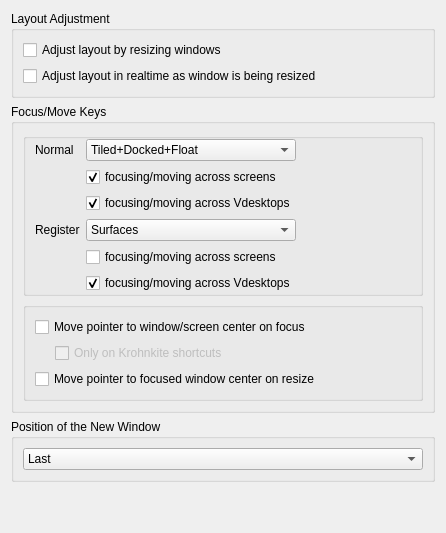
     <widget class="QWidget" name="_4_behaviorTab">
      <attribute name="title">
       <string>Behavior</string>
      </attribute>
      <layout class="QVBoxLayout" name="verticalLayout_6">
       <item>
        <widget class="QGroupBox" name="GB_1_layoutAdjustment">
         <property name="title">
          <string>Layout Adjustment</string>
         </property>
         <layout class="QVBoxLayout" name="verticalLayout_7">
          <item>
           <widget class="QCheckBox" name="kcfg_adjustLayout">
            <property name="toolTip">
             <string>Resizing window will cause layout to be adjusted. The actual behaviour might differ based on layout in use.</string>
            </property>
            <property name="text">
             <string>Adjust layout by resizing windows</string>
            </property>
           </widget>
          </item>
          <item>
           <widget class="QCheckBox" name="kcfg_adjustLayoutLive">
            <property name="toolTip">
             <string>If enabled, resizing window will immediately adjust layout. If disabled, layout will be adjusted *after* window resizing is over.</string>
            </property>
            <property name="text">
             <string>Adjust layout in realtime as window is being resized</string>
            </property>
           </widget>
          </item>
         </layout>
        </widget>
       </item>
       <item>
        <widget class="QGroupBox" name="groupBox">
         <property name="title">
          <string>Focus/Move Keys</string>
         </property>
         <layout class="QVBoxLayout" name="verticalLayout_15">
          <item>
           <widget class="QGroupBox" name="groupBox_2">
            <property name="title">
             <string/>
            </property>
            <property name="flat">
             <bool>true</bool>
            </property>
            <layout class="QGridLayout" name="gridLayout_34">
             <property name="topMargin">
              <number>0</number>
             </property>
             <property name="bottomMargin">
              <number>0</number>
             </property>
             <item row="2" column="1">
              <widget class="QCheckBox" name="kcfg_focusMoveVDesktopsNormal">
               <property name="sizePolicy">
                <sizepolicy hsizetype="Fixed" vsizetype="Fixed">
                 <horstretch>0</horstretch>
                 <verstretch>0</verstretch>
                </sizepolicy>
               </property>
               <property name="text">
                <string>focusing/moving across Vdesktops</string>
               </property>
               <property name="checked">
                <bool>true</bool>
               </property>
              </widget>
             </item>
             <item row="3" column="0">
              <widget class="QLabel" name="label_63">
               <property name="text">
                <string>Register</string>
               </property>
               <property name="margin">
                <number>0</number>
               </property>
              </widget>
             </item>
             <item row="4" column="1">
              <widget class="QCheckBox" name="kcfg_focusMoveScreensMeta">
               <property name="text">
                <string>focusing/moving across screens</string>
               </property>
               <property name="checked">
                <bool>false</bool>
               </property>
              </widget>
             </item>
             <item row="5" column="1">
              <widget class="QCheckBox" name="kcfg_focusMoveVDesktopsMeta">
               <property name="text">
                <string>focusing/moving across Vdesktops</string>
               </property>
               <property name="checked">
                <bool>true</bool>
               </property>
              </widget>
             </item>
             <item row="0" column="0">
              <widget class="QLabel" name="label_62">
               <property name="text">
                <string>Normal</string>
               </property>
              </widget>
             </item>
             <item row="0" column="1">
              <widget class="QComboBox" name="kcfg_focusNormal">
               <property name="toolTip">
                <string>&lt;html&gt;&lt;head/&gt;&lt;body&gt;&lt;p&gt;What types of window can be focused/moved using Krohnkite's focus/move keys. &lt;/p&gt;&lt;p&gt;&lt;span style=&quot; font-weight:700;&quot;&gt;Special : focus up - &lt;/span&gt;walk on screens. &lt;span style=&quot; font-weight:700;&quot;&gt;focus down - &lt;/span&gt;walk on all the windows, even those that are not managed and registered by Krohnkite. &lt;span style=&quot; font-weight:700;&quot;&gt;focus left/right - &lt;/span&gt;walk on Virtual Desktops.&lt;/p&gt;&lt;/body&gt;&lt;/html&gt;</string>
               </property>
               <item>
                <property name="text">
                 <string>Tiled+Docked+Float</string>
                </property>
               </item>
               <item>
                <property name="text">
                 <string>Surfaces</string>
                </property>
               </item>
               <item>
                <property name="text">
                 <string>Tiled</string>
                </property>
               </item>
               <item>
                <property name="text">
                 <string>Float</string>
                </property>
               </item>
               <item>
                <property name="text">
                 <string>Docked</string>
                </property>
               </item>
               <item>
                <property name="text">
                 <string>Tiled+Float</string>
                </property>
               </item>
               <item>
                <property name="text">
                 <string>Tiled+Docked</string>
                </property>
               </item>
               <item>
                <property name="text">
                 <string>Float+Docked</string>
                </property>
               </item>
               <item>
                <property name="text">
                 <string>Special</string>
                </property>
               </item>
              </widget>
             </item>
             <item row="3" column="1">
              <widget class="QComboBox" name="kcfg_focusMeta">
               <property name="toolTip">
                <string>&lt;html&gt;&lt;head/&gt;&lt;body&gt;&lt;p&gt;What types of window can be focused/moved using Krohnkite's focus/move keys in meta Mode. &lt;/p&gt;&lt;p&gt;Meta shortcuts: &lt;span style=&quot; font-weight:700;&quot;&gt;MetaFocusLeft&lt;/span&gt;, &lt;span style=&quot; font-weight:700;&quot;&gt;MetaFocusRight&lt;/span&gt;, &lt;span style=&quot; font-weight:700;&quot;&gt;MetaFocusUp&lt;/span&gt;, &lt;span style=&quot; font-weight:700;&quot;&gt;MetaFocusDown&lt;/span&gt;&lt;/p&gt;&lt;p&gt;These Meta Shortcuts have configured on the same Focus keys. Can be overridden in Krohnkite Meta Mode configuration settings (see wiki).&lt;/p&gt;&lt;p&gt;&lt;span style=&quot; font-weight:700;&quot;&gt;Special : focus up - &lt;/span&gt;walk on screens. &lt;span style=&quot; font-weight:700;&quot;&gt;focus down - &lt;/span&gt;walk on all the windows, even those that are not managed and registered by Krohnkite. &lt;span style=&quot; font-weight:700;&quot;&gt;focus left/right - &lt;/span&gt;walk on Virtual Desktops.&lt;/p&gt;&lt;/body&gt;&lt;/html&gt;</string>
               </property>
               <property name="currentIndex">
                <number>1</number>
               </property>
               <item>
                <property name="text">
                 <string>Tiled+Docked+Float</string>
                </property>
               </item>
               <item>
                <property name="text">
                 <string>Surfaces</string>
                </property>
               </item>
               <item>
                <property name="text">
                 <string>Tiled</string>
                </property>
               </item>
               <item>
                <property name="text">
                 <string>Float</string>
                </property>
               </item>
               <item>
                <property name="text">
                 <string>Docked</string>
                </property>
               </item>
               <item>
                <property name="text">
                 <string>Tiled+Float</string>
                </property>
               </item>
               <item>
                <property name="text">
                 <string>Tiled+Docked</string>
                </property>
               </item>
               <item>
                <property name="text">
                 <string>Float+Docked</string>
                </property>
               </item>
               <item>
                <property name="text">
                 <string>Special</string>
                </property>
               </item>
              </widget>
             </item>
             <item row="0" column="2">
              <spacer name="horizontalSpacer_24">
               <property name="orientation">
                <enum>Qt::Orientation::Horizontal</enum>
               </property>
               <property name="sizeHint" stdset="0">
                <size>
                 <width>40</width>
                 <height>20</height>
                </size>
               </property>
              </spacer>
             </item>
             <item row="1" column="1">
              <widget class="QCheckBox" name="kcfg_focusMoveScreensNormal">
               <property name="sizePolicy">
                <sizepolicy hsizetype="Fixed" vsizetype="Fixed">
                 <horstretch>0</horstretch>
                 <verstretch>0</verstretch>
                </sizepolicy>
               </property>
               <property name="text">
                <string>focusing/moving across screens</string>
               </property>
               <property name="checked">
                <bool>true</bool>
               </property>
              </widget>
             </item>
            </layout>
           </widget>
          </item>
          <item>
           <widget class="QGroupBox" name="groupBox_3">
            <property name="title">
             <string/>
            </property>
            <property name="flat">
             <bool>true</bool>
            </property>
            <layout class="QGridLayout" name="gridLayout_4">
             <item row="1" column="0">
              <widget class="QCheckBox" name="kcfg_movePointerOnFocus">
               <property name="toolTip">
                <string>Move mouse cursor to the center of a window/screen when it becomes focused</string>
               </property>
               <property name="text">
                <string>Move pointer to window/screen center on focus</string>
               </property>
              </widget>
             </item>
             <item row="2" column="0">
              <layout class="QHBoxLayout" name="hLayout_movePointerOnFocusShortcutsOnly">
               <property name="leftMargin">
                <number>20</number>
               </property>
               <item>
                <widget class="QCheckBox" name="kcfg_movePointerOnFocusShortcutsOnly">
                 <property name="enabled">
                  <bool>false</bool>
                 </property>
                 <property name="toolTip">
                  <string>Move the pointer only when focus changes through a Krohnkite shortcut, never when a window gets focus some other way (mouse, newly opened window)</string>
                 </property>
                 <property name="text">
                  <string>Only on Krohnkite shortcuts</string>
                 </property>
                </widget>
               </item>
              </layout>
             </item>
             <item row="3" column="0">
              <widget class="QCheckBox" name="kcfg_movePointerOnResize">
               <property name="toolTip">
                <string>Move mouse cursor to the center of the focused window whenever its size changes (tiling, shortcuts, new windows). Moving or resizing a window with the mouse never moves the pointer.</string>
               </property>
               <property name="text">
                <string>Move pointer to focused window center on resize</string>
               </property>
              </widget>
             </item>
            </layout>
           </widget>
          </item>
         </layout>
        </widget>
       </item>
       <item>
        <widget class="QGroupBox" name="GB_4_newWindowPositions">
         <property name="title">
          <string>Position of the New Window</string>
         </property>
         <layout class="QVBoxLayout" name="verticalLayout_9">
          <item alignment="Qt::AlignmentFlag::AlignVCenter">
           <widget class="QComboBox" name="kcfg_newWindowPosition">
            <property name="minimumSize">
             <size>
              <width>400</width>
              <height>0</height>
             </size>
            </property>
            <item>
             <property name="text">
              <string>Last</string>
             </property>
            </item>
            <item>
             <property name="text">
              <string>First</string>
             </property>
            </item>
            <item>
             <property name="text">
              <string>Second</string>
             </property>
            </item>
           </widget>
          </item>
         </layout>
        </widget>
       </item>
       <item>
        <spacer name="verticalSpacer_3">
         <property name="orientation">
          <enum>Qt::Orientation::Vertical</enum>
         </property>
         <property name="sizeHint" stdset="0">
          <size>
           <width>20</width>
           <height>40</height>
          </size>
         </property>
        </spacer>
       </item>
      </layout>
     </widget>
